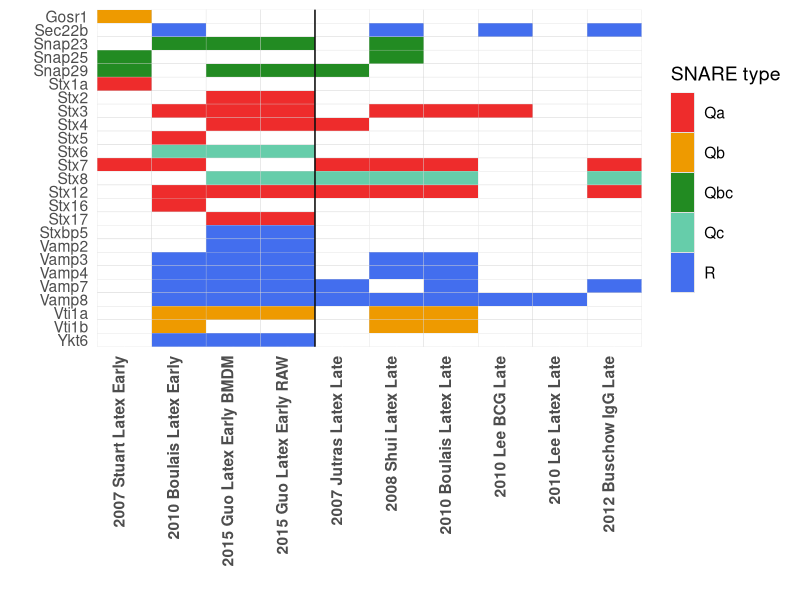

The R source for this figure:


#import necessary packages
library(gtools)
library(plyr)
library(readxl)
library(dplyr)
library(ggplot2)
library(reshape2)
library(scales)
library(grid)

#read source files
source_data <- read_excel("src/qualitative input.xlsx")
source_data <- source_data[mixedorder(source_data$Name),]
#clear empty rows
source_data_clean <- source_data[rowSums(is.na(source_data[3:12])) != ncol(source_data[3:12]),]
#remove empty columns
source_data_clean <- source_data_clean[colSums(is.na(source_data_clean)) != nrow(source_data_clean)]

#Change type column to factor for colouring by row
source_data_clean$type <- as.factor(source_data_clean$type)

#replace NA by 0
source_data_clean[is.na(source_data_clean)] <- 0

#Fix column names
source_data_clean$Name <- tolower(source_data_clean$Name)
source_data_clean$Name <- paste0(toupper(substr(source_data_clean$Name, 1, 1)), substr(source_data_clean$Name, 2, nchar(source_data_clean$Name)))

#transform data to facilitate heatmap processing
source_data_clean.m <- melt(source_data_clean)
source_data_clean.s <- ddply(source_data_clean.m, .(variable), transform, rescale = scale(value))

#reverse y axis labels (were z-a, now a-z)
flevels <- levels(as.factor(source_data_clean.s$Name))
flevels <- mixedsort(flevels, decreasing = TRUE)

#define colours per SNARE type
source_data_clean.s$valueoffset <- source_data_clean.s$value + 100*(as.numeric(source_data_clean.s$type)-1)
scalerange <- range(source_data_clean.s$value)
gradientends <- scalerange+ rep(c(0,100,200,300,400), each = 2)
colorends <- c("white", "firebrick2", "white", "orange2", "white", "forestgreen", "white", "mediumaquamarine", "white", "royalblue2")

pdf("Qualitative phagosome proteomics heatmap.pdf", paper = "a4")
ggplot(source_data_clean.s, aes(variable, Name)) +
  geom_tile(aes(fill = valueoffset, shape = substr(type, 1, 3)), colour = "lightgrey", show.legend = TRUE) +
  geom_vline(xintercept = 4.5) +
  scale_fill_gradientn(colours = colorends, values = rescale(gradientends), guide = FALSE) +
  scale_x_discrete("", expand = c(0, 0)) +
  scale_y_discrete("", limits = flevels, expand = c(0, 0)) +
  theme_grey(base_size = 14) +
  theme(legend.position = "right",
        axis.ticks = element_blank(),
        axis.text.x = element_text(angle = 90, hjust = 1, vjust = 0, face = "bold")) +
  guides(shape = guide_legend("SNARE type", keyheight = 2, override.aes = list(fill = c("firebrick2", "orange2", "forestgreen", "mediumaquamarine", "royalblue2"))))
dev.off()
